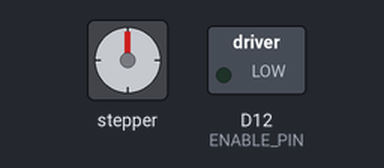
This sketch was run on a simulated Arduino Nano 33 BLE. Parts: stepper motor, switched loads named in the sketch (green lamp = pin HIGH). Stepper angles assume 200 steps per turn.

Above: at 0.15 s.
At 9.76 s:
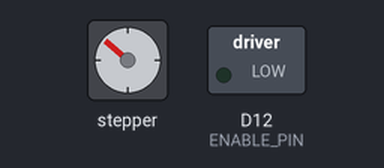
At 19.68 s:
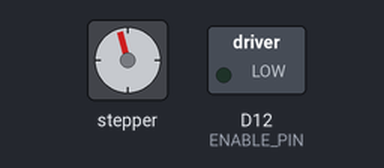
At 39.82 s:
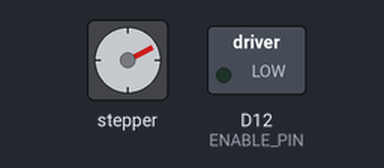
Timing chart, 0 to 40.0 s (numbered marks = the images above):
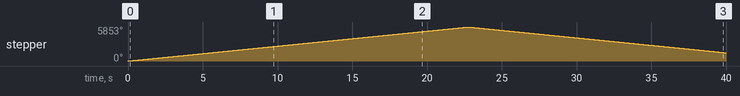

The sketch:

nema17_test_code.ino
```cpp
#include <AccelStepper.h>

// Pin definitions for TMC2209 in STEP/DIR mode
#define STEP_PIN 3
#define DIR_PIN 2
#define ENABLE_PIN 12

// Initialize AccelStepper (DRIVER mode = 1)
AccelStepper stepper(AccelStepper::DRIVER, STEP_PIN, DIR_PIN);

void setup() {
  //syring/motor specs:

  int steps_per_revolution = 200; // =motor spec, no microstepping
  float volume_per_step = 0.00615; //ml/step
  float volume_per_revolotion = steps_per_revolution *volume_per_step;

  //user inputs:

  float flowrate = 1 ; //ml/s
  float volume_to_move = 20 ;//ml

  pinMode(ENABLE_PIN, OUTPUT);
  digitalWrite(ENABLE_PIN, LOW); // Enable driver (active LOW)

  // Set max speed and acceleration (steps/sec and steps/sec^2)
  // 200 steps/rev
  //int rpm = 10;
  float steps_per_second_from_flowrate = flowrate / volume_per_step;
  stepper.setMaxSpeed(steps_per_second_from_flowrate); // 0.5 revs/sec
  stepper.setAcceleration(3200); // Ramp up over 2 seconds
  stepper.setCurrentPosition(0);
  float step_number_volume = volume_to_move /volume_per_step; // calc nr of stps for required volume
  stepper.moveTo(step_number_volume); // Move exactly 2 revolutions
}

void loop() {
  // Must be called as often as possible for smooth timing
  stepper.run();

  // Reverse direction when target is reached
  if (stepper.distanceToGo() == 0) {
    stepper.moveTo(-stepper.currentPosition());
  }
}
```

Measured:
- by itself, stepper: turns 5853° clockwise in 22.7 s, then 4428° counter-clockwise in 17.2 s
